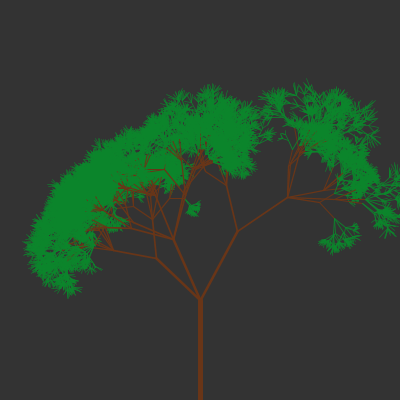
Frame 1 (no input)
Frame 60 (the mouse pressed at the canvas centre just before this capture): identical to frame 1, image omitted
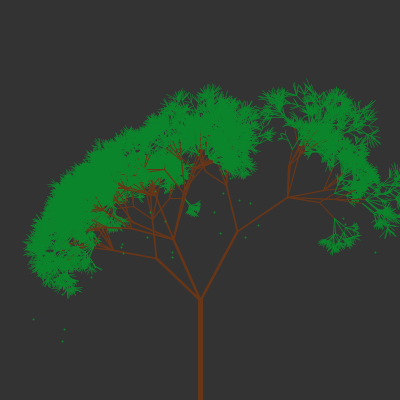
Frame 120 (the mouse held since frame 60 and released just before this capture)

The Processing sketch that drew these frames (run headless with seeded random() and noise(); from frame 60 on, the mouse is pressed at the canvas centre):

// Processing sketch: c014_015_fractal_tree
// ── c014_015_fractal_tree.pde
Tree tree;
int maxLevel = 7;

void setup() {
  size(400, 400);
  
  createTree();
}

void draw() {
  background(51);
  tree.show();
}

void mousePressed() {
  if (mouseButton == LEFT)
    createTree();
  else
    tree.shake();
}

void createTree() {
  PVector root = new PVector(width / 2, height);
  float size = 100;
  float angle = HALF_PI;
  tree = new Tree(root, angle, size, 1);
}

// ── tree.pde
import java.util.Iterator;

class Tree {
  PVector root;
  PVector end;
  float angle;
  float size;
  float level;
  ArrayList<Tree> branches;
  ArrayList<PVector> leaves;
  
  color leafColor = color(11, 133, 43);
  color trunkColor = color(105, 53, 23);
  
  public Tree(PVector root, float angle, float size, float level) {
    this.root = root;
    this.angle = angle;
    this.size = size;
    this.level = level;
    
    float endX = root.x + size * cos(angle);
    float endY = root.y - size * sin(angle);
    end = new PVector(endX, endY);
    
    branches = new ArrayList<Tree>();
    leaves = new ArrayList<PVector>();
    
    branchOut();
  }
  
  private boolean isLeaf() {
    return level >= maxLevel -1;
  }
  
  public void shake() {
    for (Tree branch : branches) {
      branch.shake();
    }
    
    if (!isLeaf())
      return;
    
    if (random(5000) < 5)
      dropLeaf();
  }
  
  public void show() {
    showTree();
    showBranches();
    showLeafParticles();
  }
  
  private void showTree() {
    if (isLeaf()) {
      stroke(leafColor);
    }
    // If is trunk or branch
    else {
      stroke(trunkColor);
    }
      
    strokeWeight(5 / level);
    
    line(root.x, root.y, end.x, end.y);
  }
  
  private void showBranches() {
    for (Tree branch : branches) {
      branch.show();
    }
  }
  
  private void showLeafParticles() {
    Iterator<PVector> itr = leaves.iterator();
    
    while(itr.hasNext()) {
      PVector leaf = itr.next();
      
      leaf.add(random(-1, 1), random(1, 1.5));
      
      if (leaf.y > height + 10)
        itr.remove();
    }
    
    strokeWeight(2);
    stroke(leafColor);
    for (PVector leaf : leaves) {
      point(leaf.x, leaf.y);
    }
  }
  
  public void branchOut() {
    if (level > maxLevel)
      return;
    
    int numBranches = floor(random(level + 2) + 2);
    
    for (int i=0 ; i<numBranches ; i++) {
      PVector r = end;
      float a = angle + random(-PI / 3, PI / 3);
      float s = size * random(0.5, 0.8);
      float l = level + 1;
      
      Tree branch = new Tree(r, a, s, l);
      branches.add(branch);
    }
  }
  
  public void dropLeaf() {
    PVector leaf = new PVector(end.x, end.y);
    leaves.add(leaf);
  }
}
